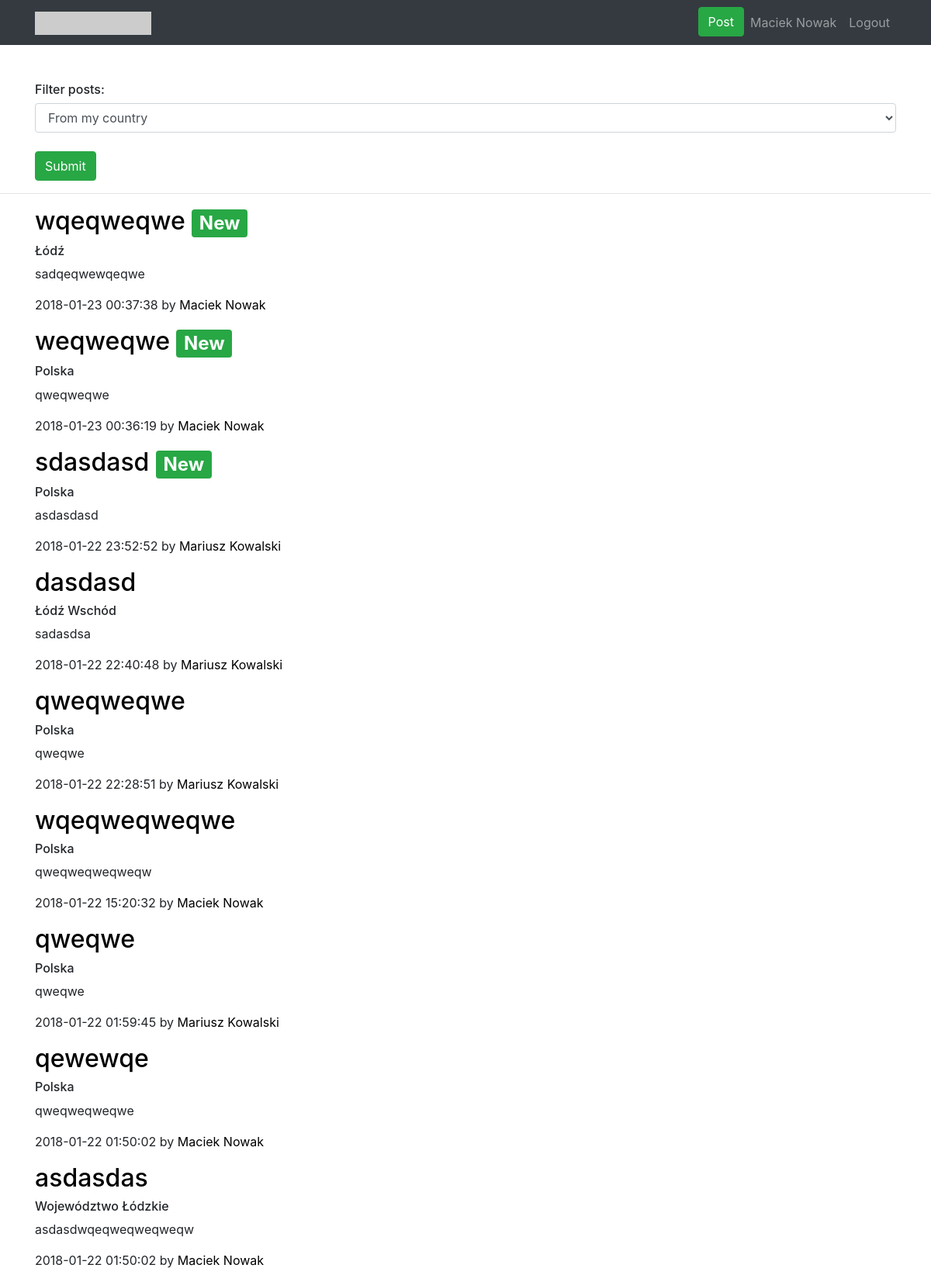
Screenshot of /index.php (signed in) with the database file from the repository.
### tables this page shows
CREATE TABLE `users` (
  `user_id` int(11) NOT NULL,
  `Login` varchar(35) NOT NULL,
  `E-mail` varchar(50) NOT NULL,
  `Password` varchar(50) NOT NULL,
  `First` varchar(35) NOT NULL,
  `Last` varchar(50) NOT NULL,
  `Age` int(3) NOT NULL,
  `City` varchar(40) NOT NULL,
  `Region` varchar(40) NOT NULL,
  `Country` varchar(40) NOT NULL
);

CREATE TABLE `posts` (
  `post_id` int(11) NOT NULL,
  `title` varchar(50) NOT NULL,
  `text` varchar(2000) NOT NULL,
  `author` varchar(50) NOT NULL,
  `region_name` varchar(40) NOT NULL,
  `region_type` int(11) NOT NULL,
  `rate` int(5) NOT NULL DEFAULT '0',
  `date` datetime NOT NULL DEFAULT CURRENT_TIMESTAMP,
  `user_id` int(11) NOT NULL
);

### index.php (the view, shortened to what this page needs)
<!DOCTYPE html>
<?php require_once "cfg/config.php"; ?>
<html lang="en">
  <head>
<?php
  if(isset($_SESSION['username']) && $_SESSION['logged']) {
      $connect = new mysqli($host, $db_user, $db_password, $db_name);
      $connect->set_charset("utf8");
      $user = $_SESSION['username'];
      $result = $connect->query("SELECT * FROM users WHERE Login='$user'");
      $data = $result->fetch_assoc();
      if($_SESSION['username'] == $data['Login']) {
          $username = $data["First"]." ".$data["Last"];
      }
  } else {
      header("Location: login.php");
  }
?>
    <link href="vendor/bootstrap/css/bootstrap.min.css" rel="stylesheet">
    <link href="css/logo-nav.css" rel="stylesheet">
  </head>
  <body>
    <nav class="navbar navbar-expand-lg navbar-dark bg-dark fixed-top">
      <div class="container">
        <a class="navbar-brand" href="index.php">
          <img src="http://placehold.it/300x60?text=Logo" width="150" height="30" alt="">
        </a>
        <div class="collapse navbar-collapse" id="navbarResponsive">
          <ul class="navbar-nav ml-auto">
            <li class="nav-item">
              <a class="btn btn-success" href="post.php">Post</a>
            </li>
            <li class="nav-item">
            <?php echo '<a class="nav-link" href="profile.php?user_id='.$data['user_id'].'">'.$username.'</a>';?>
            </li>
            <li class="nav-item">
              <a class="nav-link" href="include/logout.php">Logout</a>
            </li>
          </ul>
        </div>
      </div>
    </nav>
    <div class="container" style="margin-top:50px;">
        <h6>Filter posts:</h6>
        <form action="index.php" method="POST">
            <select class="form-control" name="filter_region" required>
                <option value="1">From my country</option>
            </select><br />
            <button class="btn btn-success" type="submit">Submit</button>
        </form>
    </div>
    <hr />
    <div class="container">
          <?php
            $data_posts = $connect->query("SELECT * FROM posts");
            $num_of_rows = mysqli_num_rows($data_posts);
            for ($i = $num_of_rows; $i != 0; $i--) {
                if(isset($region) and $region) {
                    $post_row = $connect->query("SELECT * FROM posts WHERE post_id='$i' AND region_name='$data[$region]'");
                } else {
                    $post_row = $connect->query("SELECT * FROM posts WHERE post_id='$i'");
                }
                $post = $post_row->fetch_assoc();
                if(isset($post)) {
                    echo '<h2><a href="view.php?post_id=' . $i . '">' . $post["title"];
                    $post_date = new DateTime($post["date"]);
                    $post_date->format('Y\-m\-d\ h-i-s');
                    $diff = $post_date->diff(new DateTime());
                    $hours = $diff->h;
                    if ($hours < 2) {
                        echo ' <span class="badge badge-secondary badge-success">New</span>';
                    }
                    echo '
                        </a></h2>
                        <h6>' . $post['region_name'] . '</h6>
                        <p class="text-justify">
                            ' . $post["text"] . '
                        </p>
                        <p class="text-justify">' . $post["date"] . ' by <a href="profile.php?user_id=' . $post["user_id"] . '">' . $post["author"] . '</a></p>
                    ';
                }
            }
          ?>
    </div>
  </body>
</html>

### css/logo-nav.css (style rules this page uses)
body { padding-top: 54px; }
@media (min-width: 992px) { body { padding-top: 56px; } }

### index.php (style rules this page uses)
a, a:hover { color: black; text-decoration: none; }

### rows the page displays
users: username "Maciek Nowak"
posts: title "wqeqweqwe", shows "New", region_name "Łódź", text "sadqeqwewqeqwe", date "2018-01-23 00:37:38", author "Maciek Nowak"
posts: title "weqweqwe", region_type "New", region_name "Polska", text "qweqweqwe", date "2018-01-23 00:36:19", author "Maciek Nowak"
posts: title "sdasdasd", shows "New", region_name "Polska", text "asdasdasd", date "2018-01-22 23:52:52", author "Mariusz Kowalski"
posts: title "dasdasd", region_name "Łódź Wschód", text "sadasdsa", date "2018-01-22 22:40:48", author "Mariusz Kowalski"
posts: title "qweqweqwe", region_name "Polska", text "qweqwe", date "2018-01-22 22:28:51", author "Mariusz Kowalski"
posts: title "wqeqweqweqwe", region_name "Polska", text "qweqweqweqweqw", date "2018-01-22 15:20:32", author "Maciek Nowak"
posts: title "qweqwe", region_name "Polska", text "qweqwe", date "2018-01-22 01:59:45", author "Mariusz Kowalski"
posts: title "qewewqe", region_name "Polska", text "qweqweqweqwe", date "2018-01-22 01:50:02", author "Maciek Nowak"
posts: title "asdasdas", region_name "Województwo Łódzkie", text "asdasdwqeqweqweqweqw", date "2018-01-22 01:50:02", author "Maciek Nowak"
